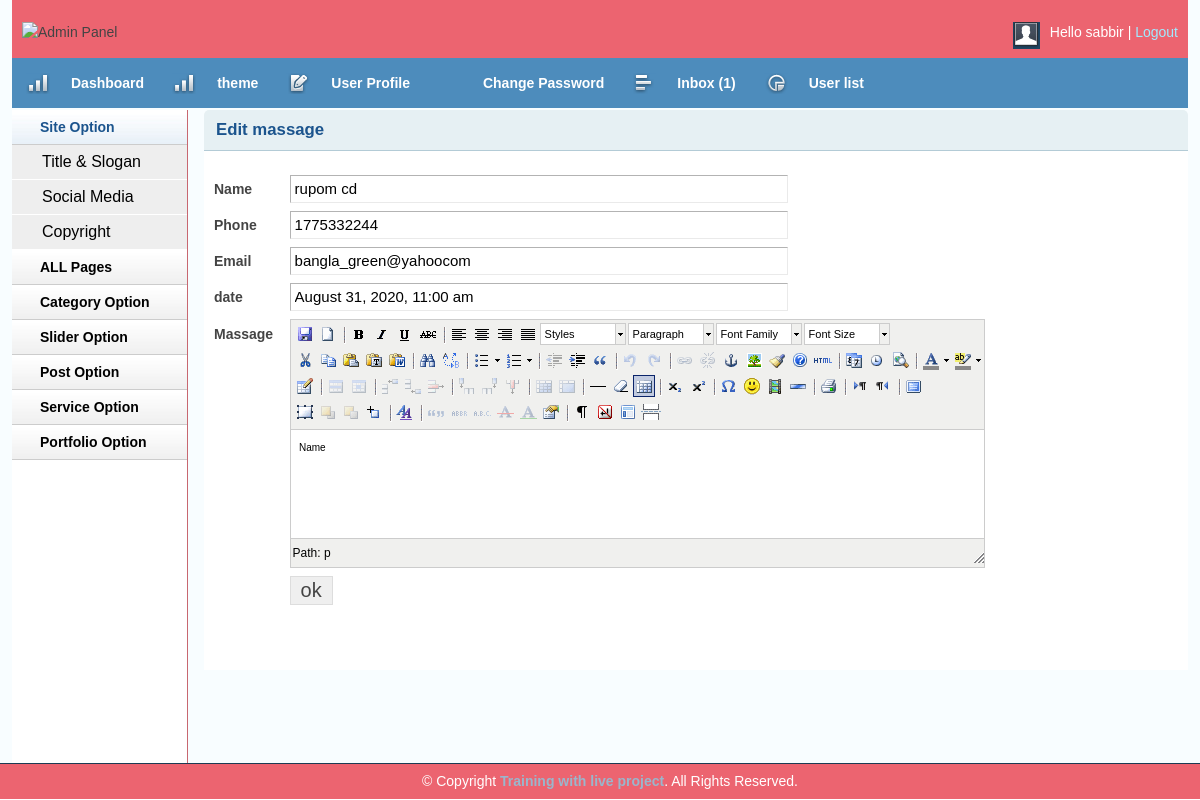
The page /Blog/admin/viewmsg.php?msgid=8 (signed in) on the database its author committed.
### tables this page shows
CREATE TABLE `tbl_contact` (
  `id` int(11) NOT NULL,
  `name` varchar(100) NOT NULL,
  `phone` int(13) NOT NULL,
  `email` varchar(50) NOT NULL,
  `body` text NOT NULL,
  `status` int(11) NOT NULL,
  `date` timestamp NOT NULL DEFAULT CURRENT_TIMESTAMP
);

### Blog/lib/Database.php (called while the page is built, shortened)
<?php
Class Database{
	public $host   = DB_HOST;
	public $user   = DB_USER;
	public $pass   = DB_PASS;
	public $dbname = DB_NAME;
	public $link;
	private function connectDB(){
	$this->link = new mysqli($this->host, $this->user, $this->pass, $this->dbname);
 }
	public function select($query){
		$result = $this->link->query($query) or die($this->link->error.__LINE__);
		if($result->num_rows > 0){
			return $result;
		} else {
			return false;
		}
	}
}

### Blog/helpers/formate.php (called while the page is built, shortened)
<?php
class Formate{
  public function formateDate($date){
   return date('F j, Y, g:i a', strtotime($date));
  }
}
?>

### Blog/admin/viewmsg.php (the view, shortened to what this page needs)
<?php include'inc/header.php';?>
<?php include'inc/sitebar.php';?>
<?php
if (!isset($_GET['msgid']) || $_GET['msgid'] == NULL) {
    echo "<script>window.location = 'inbox.php';</script>";
}else{
    $id= $_GET['msgid'];
}
?>
        <div class="grid_10">
            <div class="box round first grid">
                <h2>Edit massage</h2>
                <div class="block">
                 <form action="" method="post" enctype="multipart/form-data">
                <?php
                $query= "select * from tbl_contact where id='$id'";
                $msg = $db->select($query);
                if ($msg) {
                while ($result = $msg->fetch_assoc()) {
                ?>
                    <table class="form">
                        <tr>
                            <td>
                                <label>Name</label>
                            </td>
                            <td>
                                <input readonly type="text" value="<?php echo $result['name'];?> " class="medium" name="name" />
                            </td>
                        </tr>
                         <tr>
                            <td>
                                <label>Phone</label>
                            </td>
                            <td>
                                <input readonly type="text" value="<?php echo $result['phone'];?>" class="medium" name="name" />
                            </td>
                        </tr>
                         <tr>
                            <td>
                                <label>Email</label>
                            </td>
                            <td>
                                <input readonly type="text" value="<?php echo $result['email'];?>" class="medium" name="email" />
                            </td>
                        </tr>
                        <tr>
                            <td>
                                <label>date</label>
                            </td>
                            <td>
                                <input  readonly type="text" value="<?php echo $fm->formateDate($result['date']);?>" class="medium" name="date" />
                            </td>
                        </tr>
                           <tr>
                            <td style="vertical-align: top; padding-top: 9px;">
                                <label>Massage</label>
                            </td>
                            <td>
                            </td>
                        </tr>
						<tr>
                            <td></td>
                            <td>
                                <input type="submit" name="submit" Value="ok" />
                            </td>
                        </tr>
                    </table>
                    </form>
<?php } } ?>
                </div>
            </div>
        </div>
<?php include'inc/footer.php';?>

### Blog/admin/css/text.css (style rules this page uses)
body { font: 13px/1.5 Tahoma, Helvetica, Arial, 'Liberation Sans', FreeSans, sans-serif; }
h2 { font-size: 23px; }
p, dl, hr, h1, h2, h3, h4, h5, h6, ol, ul, pre, table, address, fieldset { margin-bottom: 20px; }

### Blog/admin/css/grid.css (style rules this page uses)
.grid_1, .grid_2, .grid_3, .grid_4, .grid_5, .grid_6, .grid_7, .grid_8, .grid_9, .grid_10, .grid_11, .grid_12, .grid_13, .grid_14, .grid_15, .grid_16 { display: inline; float: left; margin-left: 1%; margin-right: 1%; }
.container_12 .grid_10 { width: 81.333%; }

### Blog/admin/css/layout.css (style rules this page uses)
body { background: #fff none repeat scroll 0 0; color: #444; font-size: 14px; padding: 0; }
h1, h2, h3, h4, h5, h6 { line-height:1.2em; margin-bottom:.3em; }
h2 { margin-top:1em; }
.box { background:#fff; margin-bottom:20px; padding:10px 10px 10px 10px; margin-left:-8px; }
.box.grid { padding-bottom:40px; }
.box.round { -moz-border-radius: 5px 5px 0px 0px; -webkit-border-radius: 5px 5px 0px 0px; border-radius: 5px 5px 0px 0px; }
.box h2 { font-size:1.2em; font-weight:bold; color:#1B548D; background:#E6F0F3; margin:-10px -10px 0 -10px; padding:10px 12px; border-bottom:1px solid #B3CBD6; -moz-border-radius: 5px 5px 0px 0px; -webkit-border-radius: 5px 5px 0px 0px; border-radius: 5px 5px 0px 0px; }
.box.first { min-height: 406px; }
.block { padding-top:20px; }
table.form { width:100%; }
table.form td { padding:4px 0px; }
table.form label { font-weight:bold; }
table.form input, table.form select { font-size: 15px; padding: 4px 4px 5px 4px; border-top: 1px solid #b3b3b3; border-left: 1px solid #b3b3b3; border-right: 1px solid #eaeaea; border-bottom: 1px solid #eaeaea; }
table.form input[type="submit"] { border: 1px solid #ddd; color: #444; cursor: pointer; font-size: 20px; padding: 2px 10px; }
input.medium { width: 55%; }
.block { padding-bottom:1px; }

### Blog/admin/js/tiny-mce/themes/advanced/skins/default/content.css (style rules this page uses)
body, td, pre { color:#000; font-family:Verdana, Arial, Helvetica, sans-serif; font-size:10px; margin:8px; }
body { background:#FFF; }
h2 { font-size: 1.5em }
table, img, hr, .mceItemAnchor { cursor:default }
table td, table th { cursor:text }

### rows shown on the page
tbl_contact: name "rupom cd", name "1775332244", email "bangla_green@yahoocom", date "August 31, 2020, 11:00 am"

### other values the page prints
Session::get('username') "sabbir"
$count "1"
